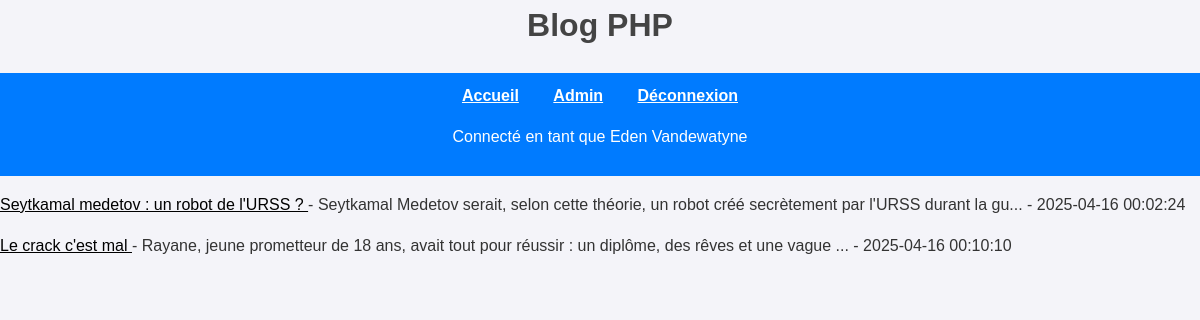
The page / (signed in) on the database its author committed.
### tables this page shows
CREATE TABLE `posts` (
  `id` int(11) NOT NULL,
  `titre` varchar(255) NOT NULL,
  `contenu` text NOT NULL,
  `date_creation` datetime DEFAULT CURRENT_TIMESTAMP,
  `auteur_id` int(11) DEFAULT NULL,
  `categorie_id` int(11) DEFAULT NULL
);

### index.php (the view)
<html>
    <head>
        <link rel="stylesheet" type="text/css" href="style.css">
    </head>
    <body>
        <?php
            include("include/header.php");
            include("include/basedonnee.php");
            $sql = "SELECT *
                    FROM posts";
            $query = $pdo->query($sql);
            $results = $query->fetchAll(PDO::FETCH_ASSOC);
            foreach ($results as $row)
            {
                ?>
                <p>
                    <a href="post.php?id=<?php echo $row["id"] ?>">
                        <?php echo $row["titre"]; ?>
                    </a>
                    - <?php echo substr($row["contenu"], 0, 100); ?>...
                    - <?php echo $row["date_creation"]; ?>
                </p>
                <?php
            }
        ?>
    </body>
</html>

### style.css (style rules this page uses)
body { font-family: Arial, sans-serif; background-color: #f4f4f9; margin: 0; padding: 0; color: #333; line-height: 1.6; }
a { text-decoration: underline; color: black; }

### rows shown on the page
posts: titre "Seytkamal medetov : un robot de l'URSS ?", contenu "Seytkamal Medetov serait, selon cette théorie, un robot créé secrètement par l'URSS durant la gu", date_creation "2025-04-16 00:02:24"
posts: titre "Le crack c'est mal", contenu "Rayane, jeune prometteur de 18 ans, avait tout pour réussir : un diplôme, des rêves et une vague", date_creation "2025-04-16 00:10:10"

### other values the page prints
$_SESSION["admin_prenom"] "Eden"
$_SESSION["admin_nom"] "Vandewatyne"
